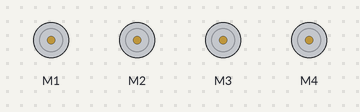
A program run on a simulated Raspberry Pi (BCM pin numbers). On the bench: 4 × DC motor (green arrow = forward, orange = backward, longer = faster). What the program prints to the terminal is not drawn.

Above: at 12.0 s.
Timing chart, 0 to 16.4 s (numbered marks = the images above):
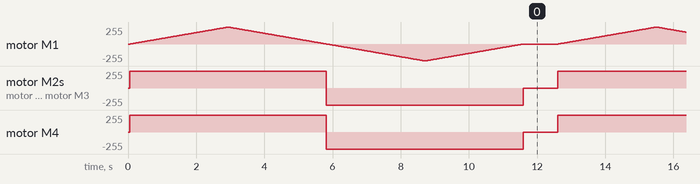

The program:

af_motor1.py
```python
#!/usr/bin/python
from Adafruit_MotorHAT import Adafruit_MotorHAT, Adafruit_DCMotor

import time
import atexit

# create a default object, no changes to I2C address or frequency
mh = Adafruit_MotorHAT(addr=0x60)

# recommended for auto-disabling motors on shutdown!
def turnOffMotors():
	mh.getMotor(1).run(Adafruit_MotorHAT.RELEASE)
	mh.getMotor(2).run(Adafruit_MotorHAT.RELEASE)
	mh.getMotor(3).run(Adafruit_MotorHAT.RELEASE)
	mh.getMotor(4).run(Adafruit_MotorHAT.RELEASE)

atexit.register(turnOffMotors)

################################# DC motor test!
myMotor = mh.getMotor(1)
myMotor1 = mh.getMotor(2)
myMotor2 = mh.getMotor(3)
myMotor3 = mh.getMotor(4)

# set the speed to start, from 0 (off) to 255 (max speed)
myMotor.setSpeed(255)
myMotor1.setSpeed(255)
myMotor2.setSpeed(255)
myMotor3.setSpeed(255)

myMotor.run(Adafruit_MotorHAT.FORWARD);
myMotor1.run(Adafruit_MotorHAT.FORWARD);
myMotor2.run(Adafruit_MotorHAT.FORWARD);
myMotor3.run(Adafruit_MotorHAT.FORWARD);
# turn on motor
myMotor.run(Adafruit_MotorHAT.RELEASE);
myMotor1.run(Adafruit_MotorHAT.RELEASE);
myMotor2.run(Adafruit_MotorHAT.RELEASE);
myMotor3.run(Adafruit_MotorHAT.RELEASE);
while (True):
	print "Forward! "
	myMotor.run(Adafruit_MotorHAT.FORWARD)
	myMotor1.run(Adafruit_MotorHAT.FORWARD)
	myMotor2.run(Adafruit_MotorHAT.FORWARD)
	myMotor3.run(Adafruit_MotorHAT.FORWARD)

	print "\tSpeed up..."
	for i in range(255):
		myMotor.setSpeed(i)
		time.sleep(0.01)

	print "\tSlow down..."
	for i in reversed(range(255)):
		myMotor.setSpeed(i)
		time.sleep(0.01)

	print "Backward! "
	myMotor.run(Adafruit_MotorHAT.BACKWARD)
	myMotor1.run(Adafruit_MotorHAT.BACKWARD)
	myMotor2.run(Adafruit_MotorHAT.BACKWARD)
	myMotor3.run(Adafruit_MotorHAT.BACKWARD)

	print "\tSpeed up..."
	for i in range(255):
		myMotor.setSpeed(i)
		time.sleep(0.01)

	print "\tSlow down..."
	for i in reversed(range(255)):
		myMotor.setSpeed(i)
		time.sleep(0.01)

	print "Release"
	myMotor.run(Adafruit_MotorHAT.RELEASE)
	myMotor1.run(Adafruit_MotorHAT.RELEASE)
	myMotor2.run(Adafruit_MotorHAT.RELEASE)
	myMotor3.run(Adafruit_MotorHAT.RELEASE)
	time.sleep(1.0)
```

Measured:
- by itself, motor M2–4: repeats every 12.6 s: backward 255/255 5.8 s, stopped 1.0 s, forward 255/255 5.8 s
